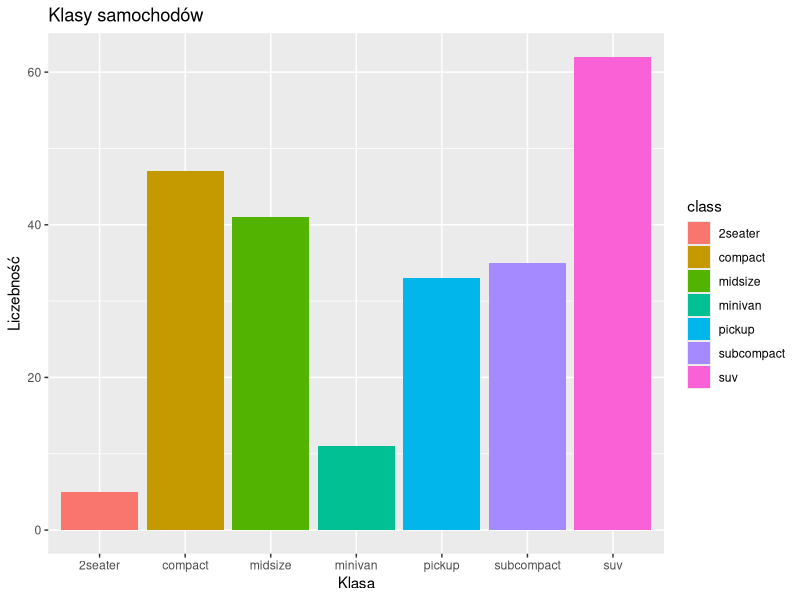

Recreate this plot in R.
## ---- chunk 1
plot
## ---- chunk 2
library(tidyverse)
ggplot(data = mpg) +
  geom_bar(mapping = aes(x = class, fill = class)) +
  labs(title = "Klasy samochodów", x = "Klasa", y = "Liczebność")
## ---- chunk 3
library(tidyverse)
data(diamonds)
select(diamonds, color)
## ---- chunk 4
for(year in 1800:2018) {
  if(((year %% 4) == 0) & ((year %% 100) != 0) | ((year %% 400) == 0))
   print(year)
}
